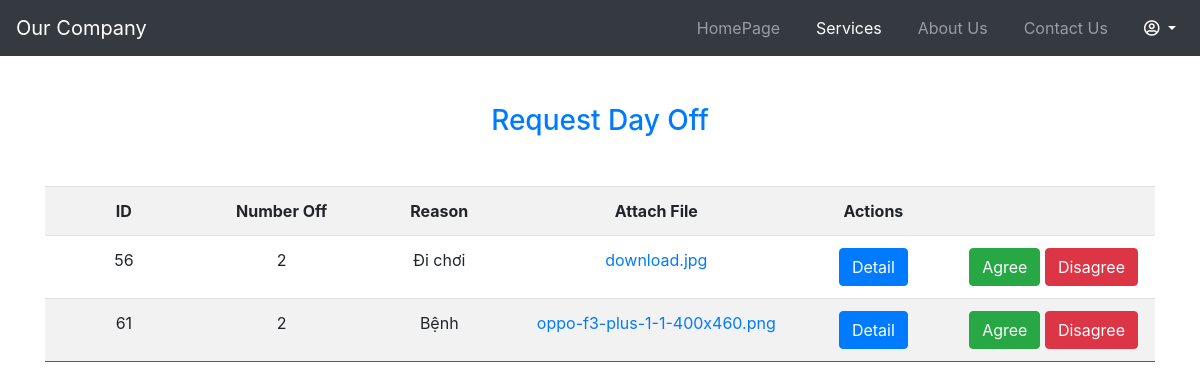
The page /giamdoc/dayoff.php (signed in) on the database its author committed.
### tables this page shows
CREATE TABLE `dayoff` (
  `id` int(11) NOT NULL,
  `numberoff` int(11) NOT NULL,
  `reason` varchar(255) DEFAULT NULL,
  `attach` varchar(255) DEFAULT NULL,
  `status` varchar(50) DEFAULT NULL,
  `tentk` varchar(255) DEFAULT NULL,
  `day_request` varchar(255) DEFAULT NULL,
  `token` int(11) DEFAULT NULL,
  `role` varchar(255) DEFAULT NULL,
  `id_department` varchar(255) DEFAULT NULL
);

### db.php (called while the page is built, shortened)
<?php
    function open_database() {
        $conn = new mysqli(HOST, USER, PASSWORD, DB);
        return $conn;
    }
	function get_dayoff_manager(){
        $conn = open_database();
		$sql = "SELECT * FROM dayoff WHERE token = 1 and role = 'manager'";
        $result = $conn->query($sql);
        $data = array();
        while (($row = $result->fetch_assoc())){
            $data[] = $row;
        }
        return array('code'=>0, 'data'=>$data);
    }
?>

### giamdoc/dayoff.php (the view, shortened to what this page needs)
<?php
	require_once('../db.php');
?>
<!DOCTYPE html>
<html lang="en">
<head>
	<link rel="stylesheet" href="https://maxcdn.bootstrapcdn.com/bootstrap/4.5.2/css/bootstrap.min.css">
	<link rel="stylesheet" href="https://cdnjs.cloudflare.com/ajax/libs/font-awesome/5.15.1/css/all.min.css" />
	<link rel="stylesheet" href="../style.css">
</head>
<body>
    <nav class="navbar navbar-expand-md bg-dark navbar-dark">
                <a class="navbar-brand" href="#">Our Company</a>
                <div class="collapse navbar-collapse" id="collapsibleNavbar">
                    <ul class="navbar-nav ml-auto">
                        <li class="nav-item">
                            <a class="nav-link" href="giamdoc1.php">HomePage</a>
                        </li>
						<li class="nav-item">
                            <a class="nav-link" href="#" style="color: white;">Services</a>
                        </li>
                        <li class="nav-item">
                            <a class="nav-link" href="about.html">About Us</a>
                        </li>
						<li class="nav-item">
                            <a class="nav-link" href="contact.html">Contact Us</a>
                        </li>
						<li class="nav-item" style = "cursor: pointer;">
							<div class="dropdown">
								<a class="dropdown-toggle nav-link" id="dropdownMenuButton" data-toggle="dropdown" data-display="static" aria-haspopup="true" aria-expanded="false" style="color: white;">
									<span><i class="far fa-user-circle"></i></span>
								</a>
							</div>
                        </li>
                    </ul>
                </div>
        </nav>
	<div class="container">
		<div style="overflow-x:auto;" class="mt-5">
			<h3 class="text-center mb-5 text-primary">Request Day Off</h3>
			<table cellpadding="10" cellspacing="10" border="0" style="border-collapse: collapse; margin: auto" class="table table-striped">
				<tr class="header">
					<td>ID</td>
					<td>Number Off</td>
					<td>Reason</td>
					<td>Attach File</td>
					<td>Actions</td>
					<td></td>
				</tr>
				<?php
					$result = get_dayoff_manager();
					$data = $result['data'];
					foreach ($data as $item){
						$id = $item['id'];
						$numoff = $item['numberoff'];
						$reason = $item['reason'];
						$attach = $item['attach'];
						$tentk = $item['tentk'];
				?>
						<tr class="item">
							<td><?=$id?></td>
							<td><?=$numoff?></td>
							<td><?=$reason?></td>
							<td><a href="../minhchung/<?=$attach?>"><?=$attach?></a></td>
							<td>
								<a href="" class="btn btn-primary" data-toggle="modal" data-target="#dayoff-modal" onclick = "viewDayoff(this)">
									Detail
								</a>
							</td>
							<td>
								<a href="" class="btn btn-success dayoffa" data-toggle="modal" data-target="#approved-modal" data-numberoff="<?=$numoff?>" data-reason="<?=$reason?>" data-attach="<?=$attach?>" data-tentk="<?=$tentk?>">
									Agree
								</a>
								<a href="" class="btn btn-danger dayoffr" data-toggle="modal" data-target="#refused-modal" data-numberoff="<?=$numoff?>" data-reason="<?=$reason?>" data-attach="<?=$attach?>" data-tentk="<?=$tentk?>">
									Disagree
								</a>
							</td>
						</tr>
				<?php
					}
				?>
			</table>
		</div>
	</div>
</body>
</html>

### style.css (style rules this page uses)
* { box-sizing: border-box; }
.text-center { text-align: center; }
table { width: 100%; text-align: center; }
td { padding: 10px; }
tr.item { border-top: 1px solid #5e5e5e; border-bottom: 1px solid #5e5e5e; }
tr.item td { min-width: 150px; }
tr.header { font-weight: bold; }
a { text-decoration: none; }
.nav-item { margin-left: 20px; }
body { min-height: 100vh; }

### rows shown on the page
dayoff: id "56", numberoff "2", reason "Đi chơi", attach "download.jpg"
dayoff: id "61", numberoff "2", reason "Bệnh", attach "oppo-f3-plus-1-1-400x460.png"
